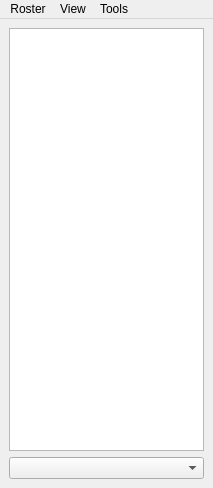
<?xml version="1.0" encoding="UTF-8"?>
<ui version="4.0">
 <class>roster_window</class>
 <widget class="QMainWindow" name="roster_window">
  <property name="geometry">
   <rect>
    <x>0</x>
    <y>0</y>
    <width>213</width>
    <height>488</height>
   </rect>
  </property>
  <property name="windowTitle">
   <string>My little XMPP client</string>
  </property>
  <widget class="QWidget" name="centralwidget">
   <layout class="QVBoxLayout" name="verticalLayout_2">
    <item>
     <layout class="QVBoxLayout" name="verticalLayout">
      <item>
       <widget class="QTreeView" name="roster_view"/>
      </item>
      <item>
       <layout class="QHBoxLayout" name="horizontalLayout">
        <item>
         <widget class="QComboBox" name="presence_state_selector"/>
        </item>
       </layout>
      </item>
     </layout>
    </item>
   </layout>
  </widget>
  <widget class="QMenuBar" name="menuBar">
   <property name="geometry">
    <rect>
     <x>0</x>
     <y>0</y>
     <width>213</width>
     <height>24</height>
    </rect>
   </property>
   <widget class="QMenu" name="menuRoster">
    <property name="title">
     <string>Roster</string>
    </property>
    <addaction name="action_new_conversation"/>
    <addaction name="action_join_groupchat"/>
    <addaction name="separator"/>
    <addaction name="action_add_contact"/>
    <addaction name="action_add_groupchat"/>
    <addaction name="separator"/>
    <addaction name="action_quit"/>
   </widget>
   <widget class="QMenu" name="menuView">
    <property name="title">
     <string>View</string>
    </property>
    <addaction name="action_show_offline_users"/>
    <addaction name="action_show_empty_groups"/>
   </widget>
   <widget class="QMenu" name="menuTools">
    <property name="title">
     <string>Tools</string>
    </property>
    <addaction name="action_account_manager"/>
    <addaction name="separator"/>
   </widget>
   <addaction name="menuRoster"/>
   <addaction name="menuView"/>
   <addaction name="menuTools"/>
  </widget>
  <action name="action_new_conversation">
   <property name="text">
    <string>New conversation…</string>
   </property>
  </action>
  <action name="action_join_groupchat">
   <property name="text">
    <string>Join chatroom…</string>
   </property>
  </action>
  <action name="action_add_contact">
   <property name="icon">
    <iconset theme="add"/>
   </property>
   <property name="text">
    <string>Add contact…</string>
   </property>
  </action>
  <action name="action_add_groupchat">
   <property name="icon">
    <iconset theme="add"/>
   </property>
   <property name="text">
    <string>Add group chat…</string>
   </property>
  </action>
  <action name="action_quit">
   <property name="icon">
    <iconset theme="application-exit"/>
   </property>
   <property name="text">
    <string>Quit</string>
   </property>
  </action>
  <action name="action_show_offline_users">
   <property name="checkable">
    <bool>true</bool>
   </property>
   <property name="text">
    <string>Show offline users</string>
   </property>
  </action>
  <action name="action_show_empty_groups">
   <property name="checkable">
    <bool>true</bool>
   </property>
   <property name="checked">
    <bool>false</bool>
   </property>
   <property name="text">
    <string>Show empty groups</string>
   </property>
  </action>
  <action name="action_account_manager">
   <property name="text">
    <string>Account manager…</string>
   </property>
  </action>
 </widget>
 <resources/>
 <connections/>
</ui>
